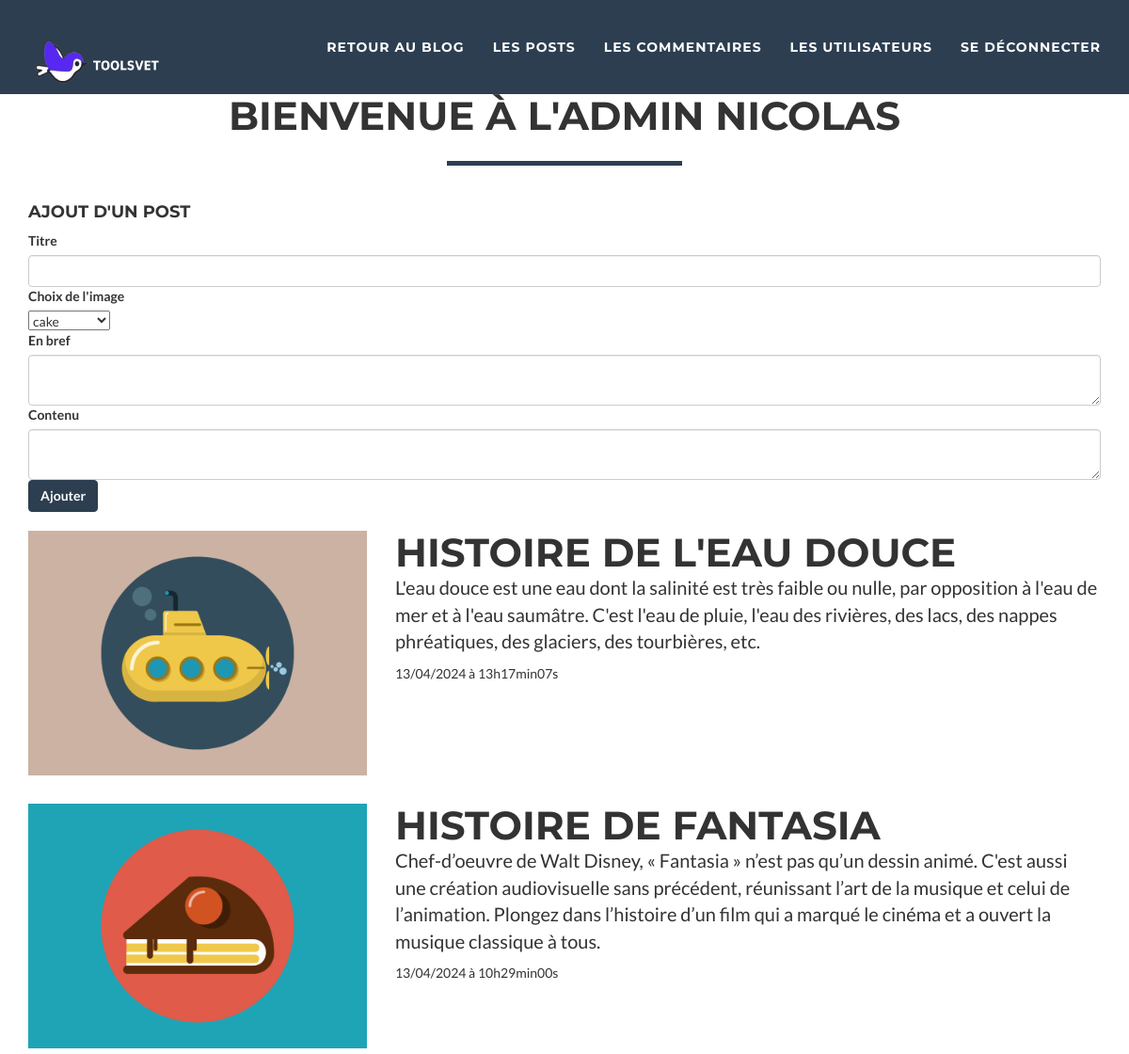
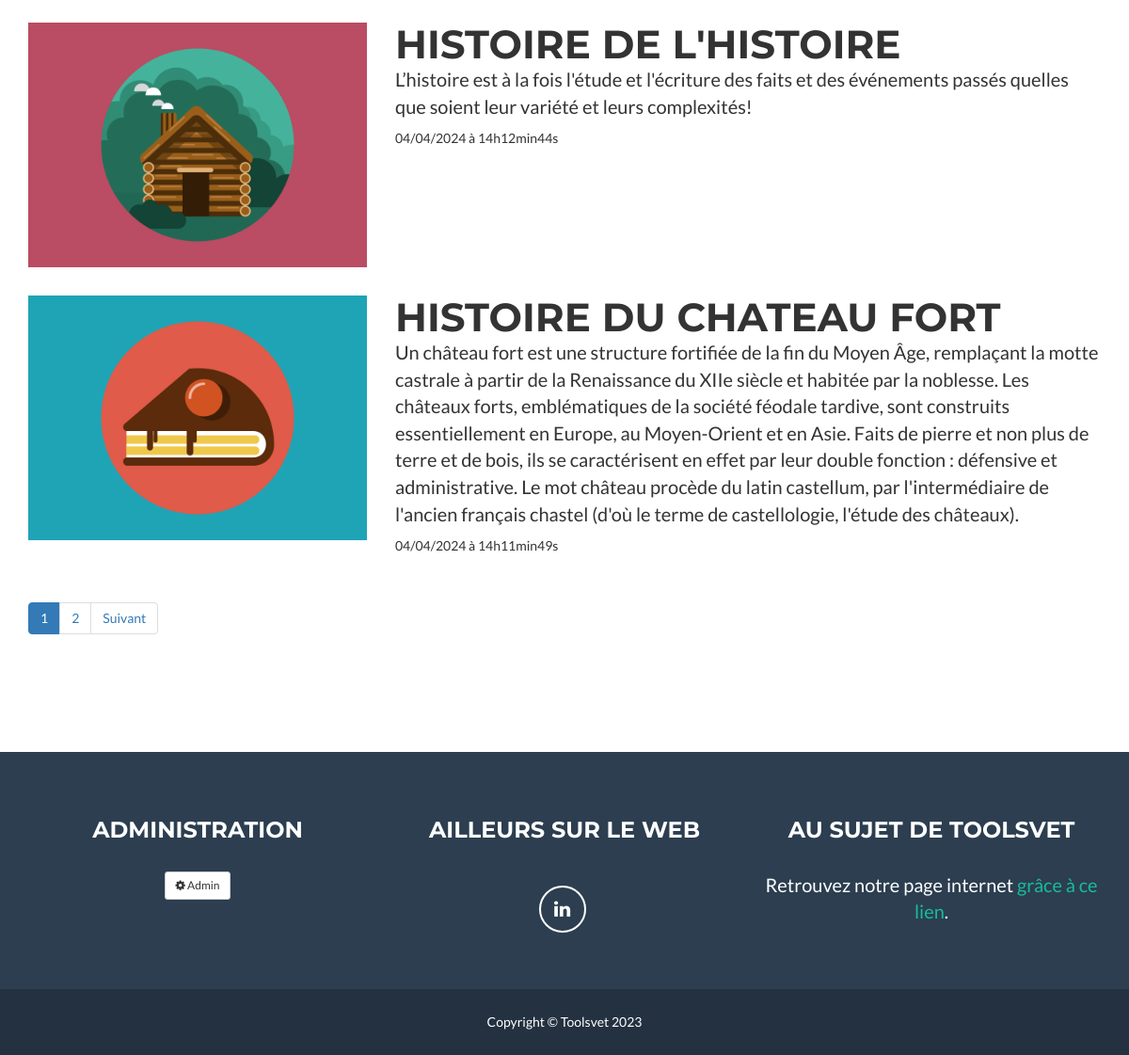
Page /project/index.php?action=admin (signed in) on the committed database (2 pictures, top to bottom).
### tables this page shows
CREATE TABLE `posts` (
  `id_post` int NOT NULL,
  `title` varchar(100) NOT NULL,
  `creation_date` datetime NOT NULL,
  `chapo` text,
  `content` text NOT NULL,
  `user_id` int NOT NULL,
  `img` varchar(200) DEFAULT NULL
);

### project/src/controllers/adminlistpost.php (called while the page is built, shortened)
<?php
require_once('src/lib/database.php');
require_once('src/model/postrepository.php');
class AdminListpost
{
    public function execute(int $page)
    {
        $postsPerPage = PostRepository::POSTS_PER_PAGE;
        $connexion = new Database();
        $postRepository = new PostRepository();
        $postRepository->connexion = $connexion;
        $posts = $postRepository->getPosts($page);
        $total = $postRepository->countTotal();
        require('templates/adminlistpost.php');
    }
}

### project/src/lib/database.php (called while the page is built, shortened)
<?php
class Database
{
    public ?\PDO $database = null;
    public function getConnexion(): \PDO
    {
        if ($this->database === null) {
            $this->database = new \PDO('mysql:host=db_docker_blog;dbname=blog;charset=utf8', 'root', '');
        }
        return $this->database;
    }
}

### project/src/model/postrepository.php (called while the page is built, shortened)
<?php
require_once('src/lib/database.php');
class PostRepository
{
    public Database $connexion;
    public function getPosts(int $page): array
    {
        $offset = ($page - 1) * self::POSTS_PER_PAGE;
        $statement = $this->connexion->getConnexion()->query(
            "SELECT id_post, title, content, DATE_FORMAT(creation_date, '%d/%m/%Y à %Hh%imin%ss') AS french_creation_date, img, chapo FROM posts
            ORDER BY creation_date DESC LIMIT ".$offset.", ".self::POSTS_PER_PAGE
        );
        $posts = [];
        while (($row = $statement->fetch())) {
            $post = new Post();
            $post->title = $row['title'];
            $post->frenchCreationDate = $row['french_creation_date'];
            $post->content = $row['content'];
            $post->identifier = $row['id_post'];
            $post->image = $row['img'];
            $post->chapo = $row['chapo'];
            $posts[] = $post;
        }
        return $posts;
    }
    public function countTotal() : int
    {
        $statement = $this->connexion->getConnexion()->prepare("SELECT COUNT(id_post) FROM posts");
        $statement->execute();
        return $statement->fetchColumn();
    }
}

### project/templates/adminlistpost.php (the view, shortened to what this page needs)
<section id="portfolio">
    <div class="container">
        <div class="row">
            <div class="col-lg-12 text-center">
                <h2>Bienvenue à l'admin
                    <?php
                    if (isset($_SESSION["firstname"]))
                    {
                        echo $_SESSION["firstname"];
                    }    ?>
                </h2>
                <hr class="star-primary">
            </div>
        </div>
        <?php
        if (isset($_SESSION['role_id']) && $_SESSION['role_id'] === "3")
        {?>
            <form action="index.php?action=admincreatepost" method="post">
                <h4>Ajout d'un post</h4>
                <div class="mb-3">
                    <label for="title" class="form-label">Titre</label>
                    <input type="text" class="form-control" name="title" id="title" required>
                </div>
                <div class="mb-3">
                    <label for="img">Choix de l'image</label><br />
                    <select class="form-select" aria-label="Choix image" name="img" >
                        <option value="cake.png" selected>cake</option>
                    </select>
                </div>
                <div class="mb-3">
                    <label for="chapo" class="form-label">En bref</label>
                    <textarea type="text" class="form-control" name="chapo" id="chapo"></textarea>
                </div>
                <div class="mb-3">
                    <label for="content" class="form-label">Contenu</label>
                    <textarea type="text" class="form-control" name="content" id="content"></textarea>
                </div>
                <button type="submit" class="btn btn-primary">Ajouter</button>
            </form>
            <br />
            <?php
        }
        foreach ($posts as $post) {
            ?>
            <div class="row">
                <div class="col-sm-4 portfolio-item">
                    <a href="index.php?action=adminonepost&post_id=<?= $post->identifier; ?>" class="portfolio-link">
                        <img src="img/portfolio/<?= $post->image; ?>" class="img-responsive" alt="">
                    </a>
                </div>
                <div class="col-sm-8 portfolio-item">
                    <h2>
                        <?= htmlspecialchars($post->title); ?>
                    </h2>
                    <p>
                        <?= nl2br(htmlspecialchars($post->chapo)); ?>
                    </p>
                    <?= $post->frenchCreationDate; ?>
                </div>
            </div>
            <?php
        }
        ?>
        <nav aria-label="...">
            <ul class="pagination">
                <?php
                $nbPages = ceil($total / $postsPerPage);
                for ($i = 1; $i <= $nbPages; $i++) {
                    ?>
                    <li class="page-item <?php if ($page === $i){echo 'active';}?>">
                        <a class="page-link" href="index.php?action=admin&page=<?=$i?>"><?=$i?></a></li>
                    <?php
                }
                ?>
                <?php
                if($page < $nbPages){
                    ?>
                    <li class="page-item">
                        <a class="page-link" href="index.php?action=admin&page=<?=($page + 1)?>">Suivant</a>
                    </li>
                    <?php
                }
                ?>
            </ul>
        </nav>
    </div>
</section>
<?php require('adminlayout.php') ?>

### project/css/freelancer.css (style rules this page uses)
body { font-family: 'Lato', 'Helvetica Neue', Helvetica, Arial, sans-serif; overflow-x: hidden; }
p { font-size: 20px; }
a, a:hover, a:focus, a:active, a.active { color: #18BC9C; outline: none; }
h1, h2, h3, h4, h5, h6 { font-family: "Montserrat", "Helvetica Neue", Helvetica, Arial, sans-serif; text-transform: uppercase; font-weight: 700; }
hr.star-light, hr.star-primary { padding: 0; border: none; border-top: solid 5px; text-align: center; max-width: 250px; margin: 25px auto 30px; }
hr.star-light:after, hr.star-primary:after { content: "\f005"; font-family: FontAwesome; display: inline-block; position: relative; top: -0.8em; font-size: 2em; padding: 0 0.25em; }
hr.star-primary { border-color: #2C3E50; }
hr.star-primary:after { background-color: white; color: #2C3E50; }
section { padding: 100px 0; }
section h2 { margin: 0; font-size: 3em; }
#portfolio .portfolio-item { margin: 0 0 15px; right: 0; }
#portfolio .portfolio-item .portfolio-link { display: block; position: relative; max-width: 400px; margin: 0 auto; }
#portfolio * { z-index: 2; }
@media (min-width: 767px) { #portfolio .portfolio-item { margin: 0 0 30px; } }
.btn-primary { color: white; background-color: #2C3E50; border-color: #2C3E50; font-weight: 700; }

### rows in the picture
posts: img (picture), title "HISTOIRE DE L'EAU DOUCE", chapo "L'eau douce est une eau dont la salinité est très faible ou nulle, par opposition à l'eau de mer et à l'eau saumâtre. C'est l'eau de pluie, l'eau des rivières, des lacs, des nappes phréatiques, des glaciers, des tourbières, etc.", frenchCreationDate "13/04/2024 à 13h17min07s"
posts: img (picture), title "HISTOIRE DE FANTASIA", chapo "Chef-d’oeuvre de Walt Disney, « Fantasia » n’est pas qu’un dessin animé. C'est aussi une création audiovisuelle sans précédent, réunissant l’art de la musique et celui de l’animation. Plongez dans l’histoire d’un film qui a marqué le cinéma et a ouvert la musique classique à tous.", frenchCreationDate "13/04/2024 à 10h29min00s"
posts: img (picture), title "HISTOIRE DE L'HISTOIRE", chapo "L’histoire est à la fois l'étude et l'écriture des faits et des événements passés quelles que soient leur variété et leurs complexités!", frenchCreationDate "04/04/2024 à 14h12min44s"
posts: img (picture), title "HISTOIRE DU CHATEAU FORT", chapo "Un château fort est une structure fortifiée de la fin du Moyen Âge, remplaçant la motte castrale à partir de la Renaissance du XIIe siècle et habitée par la noblesse. Les châteaux forts, emblématiques de la société féodale tardive, sont construits essentiellement en Europe, au Moyen-Orient et en Asie. Faits de pierre et non plus de terre et de bois, ils se caractérisent en effet par leur double fonction : défensive et administrative. Le mot château procède du latin castellum, par l'intermédiaire de l'ancien français chastel (d'où le terme de castellologie, l'étude des châteaux).", frenchCreationDate "04/04/2024 à 14h11min49s"

### other values in the picture
$_SESSION["firstname"] "NICOLAS"
